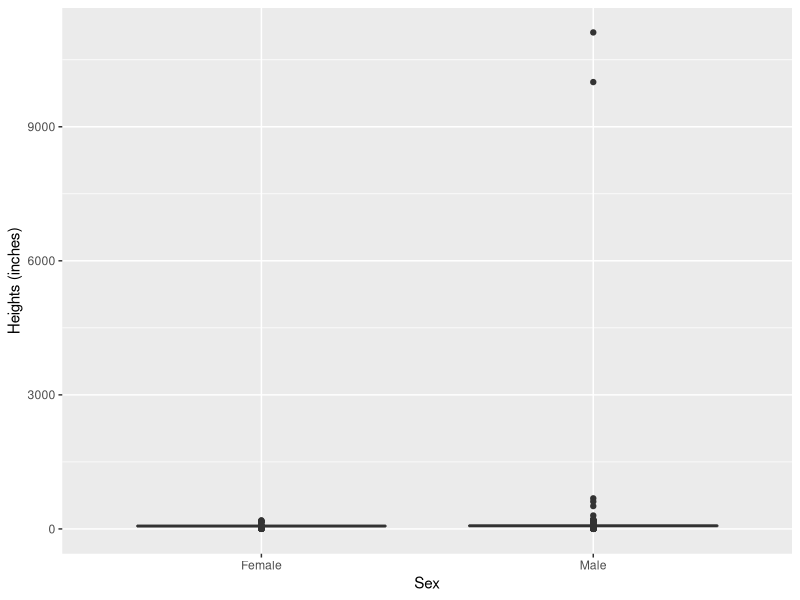

This chart was generated by the following R code:
rm(list=ls())
library(tidyverse)
library(dplyr)
library(dslabs)

# Outliers -------------------------------------------------------------------------

data("reported_heights")

reported_heights <- reported_heights %>%
  mutate(original_heights=height, height=as.numeric(height))

reported_heights %>% filter(is.na(height)) %>% head()

NAs <- reported_heights %>% filter(is.na(height)) %>% nrow() 
NAs

All <- nrow(reported_heights)
All

reported_heights <- filter(reported_heights, !is.na(height))
reported_heights <- reported_heights %>% mutate(sex=as.factor(sex))

reported_heights %>% 
  group_by(sex) %>%
  summarize(average = mean(height), sd = sd(height),
            median = median(height), MAD = mad(height))

# Male average and SD are way off compared to females
reported_heights %>% 
  ggplot(aes(sex,height)) +
  geom_boxplot() +
  xlab('Sex') + ylab('Heights (inches)')

reported_heights %>% arrange(desc(height)) %>% top_n(10, height)

whisker <- 3*IQR(reported_heights$height)
max_height <- quantile(reported_heights$height, .75) + whisker
min_height <- quantile(reported_heights$height, .25) - whisker
reported_heights %>% 
  filter(!between(height, min_height, max_height)) %>% 
  select(original_heights) %>%
  head(20) %>% pull(original_heights)
# these seem to be mostly errors of entering feet and inches or centimeters 
# instead of inches
